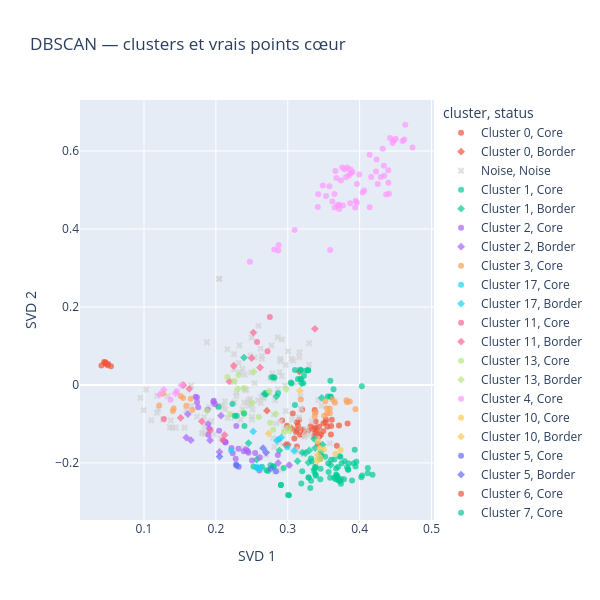

The notebook cell this image was saved under:
### Code cell
cores = np.zeros(len(labels), dtype=bool)
cores[dbscan_candidate.core_sample_indices_] = True

visualisation["status"] = np.where(
    labels == -1,
    "Noise",
    np.where(cores, "Core", "Border")
)

fig = px.scatter(
    visualisation,
    x="SVD 1",
    y="SVD 2",
    color="cluster",
    symbol="status",
    symbol_map={"Core": "circle", "Border": "diamond", "Noise": "x"},
    color_discrete_map={"Noise": "lightgray"},
    hover_data=["id", "status"],
    opacity=0.7,
    title="DBSCAN — clusters et vrais points cœur",
    height=600,
    width=600
)

fig.show()

### Figure 1 — Plotly figure (JSON) as saved in the notebook; plotly's stock layout.template omitted (floating-point values rounded to 4 significant figures; data arrays with more than 128 entries replaced by an {"elided": "..."} marker saying what was removed)
{"data": [{"customdata": [[1, "Core"], [18, "Core"], [19, "Core"], [20, "Core"], [21, "Core"], [22, "Core"], [23, "Core"], [24, "Core"], [25, "Core"], [60, "Core"], [61, "Core"], [105, "Core"], [171, "Core"], [172, "Core"], [173, "Core"], [174, "Core"], [175, "Core"], [176, "Core"], [245, "Core"], [277, "Core"], [340, "Core"], [341, "Core"], [348, "Core"], [359, "Core"], [360, "Core"], [413, "Core"], [440, "Core"], [441, "Core"], [442, "Core"], [443, "Core"], [446, "Core"], [487, "Core"], [488, "Core"], [494, "Core"], [495, "Core"], [496, "Core"], [497, "Core"]], "hovertemplate": "cluster=Cluster 0<br>status=%{customdata[1]}<br>SVD 1=%{x}<br>SVD 2=%{y}<br>id=%{customdata[0]}<extra></extra>", "legendgroup": "Cluster 0, Core", "marker": {"color": "#EF553B", "opacity": 0.7, "symbol": "circle"}, "mode": "markers", "name": "Cluster 0, Core", "orientation": "v", "showlegend": true, "type": "scatter", "x": [0.2922, 0.3682, 0.2989, 0.3496, 0.353, 0.3388, 0.3384, 0.355, 0.3421, 0.32, 0.313, 0.3128, 0.3601, 0.3833, 0.3142, 0.3364, 0.3461, 0.3091, 0.3374, 0.3438, 0.3613, 0.3493, 0.3381, 0.3435, 0.353, 0.307, 0.3171, 0.3318, 0.3114, 0.3126, 0.3367, 0.3713, 0.3238, 0.321, 0.3158, 0.3407, 0.3603], "xaxis": "x", "y": [-0.09123, -0.156, -0.1047, -0.0981, -0.08848, -0.09375, -0.11, -0.1075, -0.1515, -0.06289, -0.1158, -0.158, -0.127, -0.09878, -0.104, -0.1131, -0.1276, -0.1374, -0.06448, -0.132, -0.08922, -0.1188, -0.07099, -0.1072, -0.09597, -0.07348, -0.1275, -0.1058, -0.1205, -0.0955, -0.1308, -0.1039, -0.1204, -0.1145, -0.08932, -0.1179, -0.1055], "yaxis": "y"}, {"customdata": [[3, "Border"], [106, "Border"], [117, "Border"], [196, "Border"], [263, "Border"], [264, "Border"], [365, "Border"], [378, "Border"], [477, "Border"]], "hovertemplate": "cluster=Cluster 0<br>status=%{customdata[1]}<br>SVD 1=%{x}<br>SVD 2=%{y}<br>id=%{customdata[0]}<extra></extra>", "legendgroup": "Cluster 0, Border", "marker": {"color": "#EF553B", "opacity": 0.7, "symbol": "diamond"}, "mode": "markers", "name": "Cluster 0, Border", "orientation": "v", "showlegend": true, "type": "scatter", "x": [0.2999, 0.3054, 0.3287, 0.3387, 0.3002, 0.271, 0.3162, 0.2971, 0.3217], "xaxis": "x", "y": [-0.1093, -0.1115, -0.1171, -0.1221, -0.1532, -0.06601, 0.03394, -0.1538, -0.1282], "yaxis": "y"}, {"customdata": {"elided": "135x2 mixed values"}, "hovertemplate": "cluster=Noise<br>status=%{customdata[1]}<br>SVD 1=%{x}<br>SVD 2=%{y}<br>id=%{customdata[0]}<extra></extra>", "legendgroup": "Noise, Noise", "marker": {"color": "lightgray", "opacity": 0.7, "symbol": "x"}, "mode": "markers", "name": "Noise, Noise", "orientation": "v", "showlegend": true, "type": "scatter", "x": {"elided": "135 float values"}, "xaxis": "x", "y": {"elided": "135 float values"}, "yaxis": "y"}, {"customdata": {"elided": "91x2 mixed values"}, "hovertemplate": "cluster=Cluster 1<br>status=%{customdata[1]}<br>SVD 1=%{x}<br>SVD 2=%{y}<br>id=%{customdata[0]}<extra></extra>", "legendgroup": "Cluster 1, Core", "marker": {"color": "#00cc96", "opacity": 0.7, "symbol": "circle"}, "mode": "markers", "name": "Cluster 1, Core", "orientation": "v", "showlegend": true, "type": "scatter", "x": [0.3727, 0.3712, 0.3825, 0.4033, 0.3603, 0.4114, 0.3174, 0.403, 0.2803, 0.3698, 0.3324, 0.2703, 0.2641, 0.3456, 0.368, 0.2807, 0.3174, 0.31, 0.3285, 0.3589, 0.3557, 0.3602, 0.3782, 0.3005, 0.3648, 0.3672, 0.3698, 0.3051, 0.346, 0.3519, 0.3099, 0.2725, 0.3563, 0.3841, 0.4023, 0.3386, 0.3188, 0.3793, 0.3954, 0.3673, 0.3568, 0.3648, 0.3732, 0.3894, 0.3385, 0.3288, 0.2905, 0.3017, 0.3369, 0.2759, 0.3043, 0.374, 0.3637, 0.3467, 0.372, 0.3665, 0.2905, 0.392, 0.3849, 0.4112, 0.384, 0.4179, 0.3589, 0.2797, 0.2523, 0.3693, 0.3384, 0.3323, 0.3314, 0.3336, 0.3392, 0.3291, 0.3187, 0.3283, 0.3258, 0.3453, 0.2943, 0.3739, 0.3931, 0.2865, 0.3142, 0.3188, 0.3449, 0.2775, 0.2815, 0.3216, 0.3749, 0.3943, 0.32, 0.3226, 0.3592], "xaxis": "x", "y": [-0.2466, -0.246, -0.211, -0.2324, -0.192, -0.2134, 0.01497, -0.003193, 0.01967, -0.2106, -0.2457, -0.2186, -0.2098, -0.2152, -0.2314, -0.2093, 0.03892, 0.03837, 0.03775, -0.2384, -0.02978, -0.03093, -0.2422, -0.2822, -0.2379, -0.2145, -0.2425, 0.0039, -0.1727, -0.1845, -0.05154, -0.2205, -0.2008, -0.2168, -0.2367, -0.2104, -0.2529, -0.1955, -0.1973, -0.2306, -0.2235, -0.1912, -0.1845, -0.2453, -0.23, -0.2373, -0.2566, -0.283, -0.2218, -0.2062, 0.006055, -0.2532, -0.01132, -0.1833, -0.1832, -0.2418, -0.2566, -0.2012, -0.2016, -0.2267, -0.2175, -0.2306, -0.0299, -0.2091, -0.2096, -0.2353, -0.2106, -0.1885, -0.2643, -0.1965, -0.2331, -0.2374, 0.03788, 0.03737, 0.03705, -0.242, -0.2131, -0.241, -0.166, -0.02134, 0.01491, 0.01394, -0.1902, 0.01959, 0.01869, 0.004509, -0.2007, -0.2092, -0.2212, 0.02325, 0.01085], "yaxis": "y"}, {"customdata": [[27, "Border"], [28, "Border"], [43, "Border"], [44, "Border"], [143, "Border"], [147, "Border"], [157, "Border"], [190, "Border"], [191, "Border"], [229, "Border"], [256, "Border"], [259, "Border"], [287, "Border"], [304, "Border"], [326, "Border"], [405, "Border"], [427, "Border"], [452, "Border"], [454, "Border"], [469, "Border"]], "hovertemplate": "cluster=Cluster 1<br>status=%{customdata[1]}<br>SVD 1=%{x}<br>SVD 2=%{y}<br>id=%{customdata[0]}<extra></extra>", "legendgroup": "Cluster 1, Border", "marker": {"color": "#00cc96", "opacity": 0.7, "symbol": "diamond"}, "mode": "markers", "name": "Cluster 1, Border", "orientation": "v", "showlegend": true, "type": "scatter", "x": [0.2693, 0.2672, 0.3249, 0.2884, 0.3368, 0.3381, 0.3287, 0.2842, 0.2391, 0.3471, 0.3299, 0.3366, 0.3484, 0.2455, 0.3191, 0.2567, 0.3204, 0.2702, 0.3596, 0.3136], "xaxis": "x", "y": [-0.02242, -0.02236, -0.1746, -0.168, -0.2164, -0.162, -0.1991, -0.02936, 0.07023, -0.03307, -0.1679, -0.1384, -0.1533, -0.1492, 0.00382, -0.1919, -0.1735, -0.02322, -0.2053, -0.1956], "yaxis": "y"}, {"customdata": [[7, "Core"], [31, "Core"], [84, "Core"], [94, "Core"], [104, "Core"], [354, "Core"], [368, "Core"], [389, "Core"], [393, "Core"], [394, "Core"], [403, "Core"], [430, "Core"], [436, "Core"], [437, "Core"], [456, "Core"], [464, "Core"], [486, "Core"]], "hovertemplate": "cluster=Cluster 2<br>status=%{customdata[1]}<br>SVD 1=%{x}<br>SVD 2=%{y}<br>id=%{customdata[0]}<extra></extra>", "legendgroup": "Cluster 2, Core", "marker": {"color": "#ab63fa", "opacity": 0.7, "symbol": "circle"}, "mode": "markers", "name": "Cluster 2, Core", "orientation": "v", "showlegend": true, "type": "scatter", "x": [0.2862, 0.2388, 0.2234, 0.1896, 0.2419, 0.2611, 0.2453, 0.2502, 0.2217, 0.2275, 0.2604, 0.2045, 0.2314, 0.2442, 0.2134, 0.2546, 0.2134], "xaxis": "x", "y": [-0.18, -0.1703, -0.1755, -0.1278, -0.1655, -0.1861, -0.1738, -0.194, -0.1615, -0.1892, -0.2192, -0.1174, -0.1635, -0.1696, -0.1466, -0.1745, -0.1479], "yaxis": "y"}, {"customdata": [[42, "Border"], [54, "Border"], [55, "Border"], [83, "Border"], [93, "Border"], [130, "Border"], [131, "Border"], [133, "Border"], [421, "Border"], [431, "Border"], [472, "Border"]], "hovertemplate": "cluster=Cluster 2<br>status=%{customdata[1]}<br>SVD 1=%{x}<br>SVD 2=%{y}<br>id=%{customdata[0]}<extra></extra>", "legendgroup": "Cluster 2, Border", "marker": {"color": "#ab63fa", "opacity": 0.7, "symbol": "diamond"}, "mode": "markers", "name": "Cluster 2, Border", "orientation": "v", "showlegend": true, "type": "scatter", "x": [0.1652, 0.207, 0.3021, 0.2049, 0.2112, 0.1912, 0.1919, 0.161, 0.1588, 0.1891, 0.2866], "xaxis": "x", "y": [-0.1417, -0.07898, -0.2059, -0.1719, -0.1432, -0.1115, -0.1419, -0.07488, -0.1351, -0.1002, -0.2003], "yaxis": "y"}, {"customdata": [[8, "Core"], [219, "Core"], [220, "Core"], [240, "Core"], [254, "Core"], [255, "Core"], [261, "Core"], [262, "Core"], [291, "Core"]], "hovertemplate": "cluster=Cluster 3<br>status=%{customdata[1]}<br>SVD 1=%{x}<br>SVD 2=%{y}<br>id=%{customdata[0]}<extra></extra>", "legendgroup": "Cluster 3, Core", "marker": {"color": "#FFA15A", "opacity": 0.7, "symbol": "circle"}, "mode": "markers", "name": "Cluster 3, Core", "orientation": "v", "showlegend": true, "type": "scatter", "x": [0.1509, 0.1211, 0.1412, 0.1589, 0.1672, 0.1401, 0.165, 0.1544, 0.1267], "xaxis": "x", "y": [-0.02873, -0.05251, -0.06068, -0.05312, -0.06453, -0.06711, -0.03524, -0.03354, -0.02246], "yaxis": "y"}, {"customdata": [[312, "Core"], [428, "Core"]], "hovertemplate": "cluster=Cluster 17<br>status=%{customdata[1]}<br>SVD 1=%{x}<br>SVD 2=%{y}<br>id=%{customdata[0]}<extra></extra>", "legendgroup": "Cluster 17, Core", "marker": {"color": "#19d3f3", "opacity": 0.7, "symbol": "circle"}, "mode": "markers", "name": "Cluster 17, Core", "orientation": "v", "showlegend": true, "type": "scatter", "x": [0.2994, 0.2872], "xaxis": "x", "y": [-0.1597, -0.1392], "yaxis": "y"}, {"customdata": [[12, "Border"], [408, "Border"], [465, "Border"], [466, "Border"]], "hovertemplate": "cluster=Cluster 17<br>status=%{customdata[1]}<br>SVD 1=%{x}<br>SVD 2=%{y}<br>id=%{customdata[0]}<extra></extra>", "legendgroup": "Cluster 17, Border", "marker": {"color": "#19d3f3", "opacity": 0.7, "symbol": "diamond"}, "mode": "markers", "name": "Cluster 17, Border", "orientation": "v", "showlegend": true, "type": "scatter", "x": [0.3088, 0.2846, 0.2519, 0.291], "xaxis": "x", "y": [-0.169, -0.1432, -0.1193, -0.1347], "yaxis": "y"}, {"customdata": [[135, "Core"], [344, "Core"]], "hovertemplate": "cluster=Cluster 11<br>status=%{customdata[1]}<br>SVD 1=%{x}<br>SVD 2=%{y}<br>id=%{customdata[0]}<extra></extra>", "legendgroup": "Cluster 11, Core", "marker": {"color": "#FF6692", "opacity": 0.7, "symbol": "circle"}, "mode": "markers", "name": "Cluster 11, Core", "orientation": "v", "showlegend": true, "type": "scatter", "x": [0.2097, 0.1277], "xaxis": "x", "y": [-0.1414, -0.08737], "yaxis": "y"}, {"customdata": [[13, "Border"], [74, "Border"], [149, "Border"], [425, "Border"], [449, "Border"], [479, "Border"]], "hovertemplate": "cluster=Cluster 11<br>status=%{customdata[1]}<br>SVD 1=%{x}<br>SVD 2=%{y}<br>id=%{customdata[0]}<extra></extra>", "legendgroup": "Cluster 11, Border", "marker": {"color": "#FF6692", "opacity": 0.7, "symbol": "diamond"}, "mode": "markers", "name": "Cluster 11, Border", "orientation": "v", "showlegend": true, "type": "scatter", "x": [0.2121, 0.163, 0.151, 0.1921, 0.1549, 0.1804], "xaxis": "x", "y": [-0.1282, -0.01006, -0.08445, -0.117, -0.0006171, -0.09359], "yaxis": "y"}, {"customdata": [[160, "Core"], [161, "Core"], [166, "Core"], [309, "Core"], [459, "Core"], [460, "Core"], [461, "Core"]], "hovertemplate": "cluster=Cluster 13<br>status=%{customdata[1]}<br>SVD 1=%{x}<br>SVD 2=%{y}<br>id=%{customdata[0]}<extra></extra>", "legendgroup": "Cluster 13, Core", "marker": {"color": "#B6E880", "opacity": 0.7, "symbol": "circle"}, "mode": "markers", "name": "Cluster 13, Core", "orientation": "v", "showlegend": true, "type": "scatter", "x": [0.2796, 0.3023, 0.2946, 0.3014, 0.2202, 0.2755, 0.2597], "xaxis": "x", "y": [-0.1152, -0.118, -0.121, -0.1093, -0.07537, -0.09705, -0.08239], "yaxis": "y"}, {"customdata": [[14, "Border"], [279, "Border"], [321, "Border"], [374, "Border"]], "hovertemplate": "cluster=Cluster 13<br>status=%{customdata[1]}<br>SVD 1=%{x}<br>SVD 2=%{y}<br>id=%{customdata[0]}<extra></extra>", "legendgroup": "Cluster 13, Border", "marker": {"color": "#B6E880", "opacity": 0.7, "symbol": "diamond"}, "mode": "markers", "name": "Cluster 13, Border", "orientation": "v", "showlegend": true, "type": "scatter", "x": [0.2382, 0.2978, 0.2833, 0.2398], "xaxis": "x", "y": [-0.06853, -0.0106, -0.07486, -0.07397], "yaxis": "y"}, {"customdata": [[26, "Core"], [36, "Core"], [41, "Core"], [56, "Core"], [58, "Core"], [63, "Core"], [64, "Core"], [65, "Core"], [68, "Core"], [71, "Core"], [72, "Core"], [73, "Core"], [95, "Core"], [98, "Core"], [102, "Core"], [103, "Core"], [116, "Core"], [122, "Core"], [124, "Core"], [138, "Core"], [139, "Core"], [144, "Core"], [151, "Core"], [152, "Core"], [167, "Core"], [169, "Core"], [170, "Core"], [177, "Core"], [178, "Core"], [185, "Core"], [237, "Core"], [239, "Core"], [276, "Core"], [288, "Core"], [289, "Core"], [315, "Core"], [322, "Core"], [333, "Core"], [334, "Core"], [335, "Core"], [336, "Core"], [347, "Core"], [366, "Core"], [372, "Core"], [373, "Core"], [377, "Core"], [397, "Core"], [423, "Core"], [432, "Core"], [433, "Core"], [447, "Core"], [448, "Core"], [467, "Core"], [470, "Core"], [471, "Core"], [476, "Core"], [489, "Core"], [491, "Core"], [493, "Core"]], "hovertemplate": "cluster=Cluster 4<br>status=%{customdata[1]}<br>SVD 1=%{x}<br>SVD 2=%{y}<br>id=%{customdata[0]}<extra></extra>", "legendgroup": "Cluster 4, Core", "marker": {"color": "#FF97FF", "opacity": 0.7, "symbol": "circle"}, "mode": "markers", "name": "Cluster 4, Core", "orientation": "v", "showlegend": true, "type": "scatter", "x": [0.3739, 0.4423, 0.3579, 0.3826, 0.3962, 0.3937, 0.3944, 0.3713, 0.3677, 0.3424, 0.3663, 0.4399, 0.3875, 0.4474, 0.3962, 0.2813, 0.4635, 0.2873, 0.45, 0.4596, 0.3901, 0.4139, 0.3096, 0.2868, 0.4369, 0.4294, 0.4063, 0.3418, 0.362, 0.4252, 0.4227, 0.3766, 0.4337, 0.3693, 0.4399, 0.4042, 0.4622, 0.3756, 0.3851, 0.4407, 0.3995, 0.4343, 0.359, 0.3872, 0.4736, 0.2473, 0.365, 0.3487, 0.3652, 0.3715, 0.3533, 0.4322, 0.4235, 0.3792, 0.3809, 0.4159, 0.3868, 0.4459, 0.4138], "xaxis": "x", "y": [0.5245, 0.6335, 0.5093, 0.5579, 0.4675, 0.4549, 0.4721, 0.4618, 0.5305, 0.4892, 0.5487, 0.5185, 0.5429, 0.6267, 0.5157, 0.3472, 0.6674, 0.3592, 0.6314, 0.6257, 0.5462, 0.4556, 0.3975, 0.3447, 0.4883, 0.5336, 0.499, 0.4565, 0.4705, 0.5155, 0.5476, 0.46, 0.562, 0.4608, 0.5504, 0.4937, 0.6295, 0.5579, 0.5372, 0.4903, 0.5399, 0.5362, 0.346, 0.5527, 0.6089, 0.3162, 0.4898, 0.5113, 0.455, 0.4512, 0.4844, 0.6059, 0.5785, 0.5533, 0.5327, 0.5332, 0.4659, 0.6204, 0.5907], "yaxis": "y"}, {"customdata": [[92, "Core"], [146, "Core"], [325, "Core"], [395, "Core"]], "hovertemplate": "cluster=Cluster 10<br>status=%{customdata[1]}<br>SVD 1=%{x}<br>SVD 2=%{y}<br>id=%{customdata[0]}<extra></extra>", "legendgroup": "Cluster 10, Core", "marker": {"color": "#FECB52", "opacity": 0.7, "symbol": "circle"}, "mode": "markers", "name": "Cluster 10, Core", "orientation": "v", "showlegend": true, "type": "scatter", "x": [0.3736, 0.3665, 0.3419, 0.3501], "xaxis": "x", "y": [-0.1671, -0.1765, -0.1443, -0.1657], "yaxis": "y"}, {"customdata": [[30, "Border"], [46, "Border"], [70, "Border"], [100, "Border"], [402, "Border"], [409, "Border"]], "hovertemplate": "cluster=Cluster 10<br>status=%{customdata[1]}<br>SVD 1=%{x}<br>SVD 2=%{y}<br>id=%{customdata[0]}<extra></extra>", "legendgroup": "Cluster 10, Border", "marker": {"color": "#FECB52", "opacity": 0.7, "symbol": "diamond"}, "mode": "markers", "name": "Cluster 10, Border", "orientation": "v", "showlegend": true, "type": "scatter", "x": [0.3168, 0.3416, 0.2732, 0.3446, 0.3407, 0.3458], "xaxis": "x", "y": [-0.01507, -0.1796, -0.1246, -0.1623, -0.1957, -0.1884], "yaxis": "y"}, {"customdata": [[35, "Core"], [179, "Core"], [204, "Core"], [416, "Core"], [473, "Core"]], "hovertemplate": "cluster=Cluster 5<br>status=%{customdata[1]}<br>SVD 1=%{x}<br>SVD 2=%{y}<br>id=%{customdata[0]}<extra></extra>", "legendgroup": "Cluster 5, Core", "marker": {"color": "#636efa", "opacity": 0.7, "symbol": "circle"}, "mode": "markers", "name": "Cluster 5, Core", "orientation": "v", "showlegend": true, "type": "scatter", "x": [0.2282, 0.2285, 0.2837, 0.2764, 0.2317], "xaxis": "x", "y": [-0.204, -0.2065, -0.2214, -0.2149, -0.2097], "yaxis": "y"}, {"customdata": [[280, "Border"], [282, "Border"], [458, "Border"]], "hovertemplate": "cluster=Cluster 5<br>status=%{customdata[1]}<br>SVD 1=%{x}<br>SVD 2=%{y}<br>id=%{customdata[0]}<extra></extra>", "legendgroup": "Cluster 5, Border", "marker": {"color": "#636efa", "opacity": 0.7, "symbol": "diamond"}, "mode": "markers", "name": "Cluster 5, Border", "orientation": "v", "showlegend": true, "type": "scatter", "x": [0.2699, 0.205, 0.2656], "xaxis": "x", "y": [-0.1734, -0.1839, -0.1623], "yaxis": "y"}, {"customdata": [[48, "Core"], [69, "Core"], [238, "Core"], [319, "Core"], [332, "Core"], [371, "Core"], [396, "Core"], [490, "Core"]], "hovertemplate": "cluster=Cluster 6<br>status=%{customdata[1]}<br>SVD 1=%{x}<br>SVD 2=%{y}<br>id=%{customdata[0]}<extra></extra>", "legendgroup": "Cluster 6, Core", "marker": {"color": "#EF553B", "opacity": 0.7, "symbol": "circle"}, "mode": "markers", "name": "Cluster 6, Core", "orientation": "v", "showlegend": true, "type": "scatter", "x": [0.04454, 0.04608, 0.04626, 0.0408, 0.04675, 0.05013, 0.05394, 0.04947], "xaxis": "x", "y": [0.05874, 0.0555, 0.058, 0.04974, 0.0552, 0.05353, 0.04812, 0.05022], "yaxis": "y"}, {"customdata": [[75, "Core"], [77, "Core"], [195, "Core"], [226, "Core"], [361, "Core"], [418, "Core"]], "hovertemplate": "cluster=Cluster 7<br>status=%{customdata[1]}<br>SVD 1=%{x}<br>SVD 2=%{y}<br>id=%{customdata[0]}<extra></extra>", "legendgroup": "Cluster 7, Core", "marker": {"color": "#00cc96", "opacity": 0.7, "symbol": "circle"}, "mode": "markers", "name": "Cluster 7, Core", "orientation": "v", "showlegend": true, "type": "scatter", "x": [0.2397, 0.2289, 0.239, 0.223, 0.2262, 0.2036], "xaxis": "x", "y": [-0.1054, -0.07892, -0.07332, -0.04923, -0.07927, -0.05581], "yaxis": "y"}, {"customdata": [[79, "Core"], [80, "Core"], [81, "Core"], [148, "Core"], [338, "Core"], [339, "Core"], [383, "Core"], [385, "Core"], [457, "Core"]], "hovertemplate": "cluster=Cluster 8<br>status=%{customdata[1]}<br>SVD 1=%{x}<br>SVD 2=%{y}<br>id=%{customdata[0]}<extra></extra>", "legendgroup": "Cluster 8, Core", "marker": {"color": "#ab63fa", "opacity": 0.7, "symbol": "circle"}, "mode": "markers", "name": "Cluster 8, Core", "orientation": "v", "showlegend": true, "type": "scatter", "x": [0.1754, 0.1719, 0.197, 0.1965, 0.1738, 0.1884, 0.199, 0.2284, 0.1738], "xaxis": "x", "y": [-0.05695, -0.03052, -0.04084, -0.04353, -0.03248, -0.06341, -0.04932, -0.1056, -0.04429], "yaxis": "y"}, {"customdata": [[87, "Core"], [88, "Core"], [89, "Core"], [90, "Core"], [200, "Core"], [201, "Core"], [202, "Core"], [203, "Core"], [260, "Core"], [265, "Core"], [266, "Core"], [269, "Core"], [270, "Core"], [406, "Core"], [407, "Core"]], "hovertemplate": "cluster=Cluster 9<br>status=%{customdata[1]}<br>SVD 1=%{x}<br>SVD 2=%{y}<br>id=%{customdata[0]}<extra></extra>", "legendgroup": "Cluster 9, Core", "marker": {"color": "#FFA15A", "opacity": 0.7, "symbol": "circle"}, "mode": "markers", "name": "Cluster 9, Core", "orientation": "v", "showlegend": true, "type": "scatter", "x": [0.3942, 0.3864, 0.3825, 0.3816, 0.3656, 0.3387, 0.3542, 0.3182, 0.3548, 0.3585, 0.3507, 0.3523, 0.3586, 0.3374, 0.3621], "xaxis": "x", "y": [-0.0625, -0.04282, -0.04447, -0.03915, -0.04604, -0.06944, -0.05988, -0.03722, -0.0733, -0.06124, -0.07887, -0.042, -0.0728, -0.08109, -0.03683], "yaxis": "y"}, {"customdata": [[150, "Core"], [153, "Core"], [154, "Core"], [355, "Core"], [367, "Core"], [455, "Core"], [468, "Core"]], "hovertemplate": "cluster=Cluster 12<br>status=%{customdata[1]}<br>SVD 1=%{x}<br>SVD 2=%{y}<br>id=%{customdata[0]}<extra></extra>", "legendgroup": "Cluster 12, Core", "marker": {"color": "#19d3f3", "opacity": 0.7, "symbol": "circle"}, "mode": "markers", "name": "Cluster 12, Core", "orientation": "v", "showlegend": true, "type": "scatter", "x": [0.2212, 0.259, 0.2597, 0.2562, 0.257, 0.2617, 0.2583], "xaxis": "x", "y": [-0.168, -0.213, -0.2138, -0.2118, -0.2126, -0.2138, -0.2109], "yaxis": "y"}, {"customdata": [[296, "Core"], [298, "Core"], [310, "Core"]], "hovertemplate": "cluster=Cluster 16<br>status=%{customdata[1]}<br>SVD 1=%{x}<br>SVD 2=%{y}<br>id=%{customdata[0]}<extra></extra>", "legendgroup": "Cluster 16, Core", "marker": {"color": "#FF6692", "opacity": 0.7, "symbol": "circle"}, "mode": "markers", "name": "Cluster 16, Core", "orientation": "v", "showlegend": true, "type": "scatter", "x": [0.2751, 0.2573, 0.2718], "xaxis": "x", "y": [0.1742, 0.1103, 0.08661], "yaxis": "y"}, {"customdata": [[162, "Border"], [297, "Border"], [311, "Border"], [337, "Border"], [345, "Border"], [346, "Border"]], "hovertemplate": "cluster=Cluster 16<br>status=%{customdata[1]}<br>SVD 1=%{x}<br>SVD 2=%{y}<br>id=%{customdata[0]}<extra></extra>", "legendgroup": "Cluster 16, Border", "marker": {"color": "#FF6692", "opacity": 0.7, "symbol": "diamond"}, "mode": "markers", "name": "Cluster 16, Border", "orientation": "v", "showlegend": true, "type": "scatter", "x": [0.2497, 0.2248, 0.2615, 0.3378, 0.2188, 0.2521], "xaxis": "x", "y": [0.06855, 0.0492, 0.04465, 0.144, 0.008893, 0.1343], "yaxis": "y"}, {"customdata": [[192, "Core"], [307, "Core"], [313, "Core"], [314, "Core"]], "hovertemplate": "cluster=Cluster 14<br>status=%{customdata[1]}<br>SVD 1=%{x}<br>SVD 2=%{y}<br>id=%{customdata[0]}<extra></extra>", "legendgroup": "Cluster 14, Core", "marker": {"color": "#B6E880", "opacity": 0.7, "symbol": "circle"}, "mode": "markers", "name": "Cluster 14, Core", "orientation": "v", "showlegend": true, "type": "scatter", "x": [0.2256, 0.2316, 0.216, 0.2388], "xaxis": "x", "y": [0.01014, 0.02572, 0.02021, -0.007893], "yaxis": "y"}, {"customdata": [[163, "Border"], [193, "Border"], [194, "Border"], [199, "Border"], [278, "Border"]], "hovertemplate": "cluster=Cluster 14<br>status=%{customdata[1]}<br>SVD 1=%{x}<br>SVD 2=%{y}<br>id=%{customdata[0]}<extra></extra>", "legendgroup": "Cluster 14, Border", "marker": {"color": "#B6E880", "opacity": 0.7, "symbol": "diamond"}, "mode": "markers", "name": "Cluster 14, Border", "orientation": "v", "showlegend": true, "type": "scatter", "x": [0.2506, 0.274, 0.2306, 0.2527, 0.1877], "xaxis": "x", "y": [-0.04589, -0.01638, -0.0098, 0.03393, -0.06634], "yaxis": "y"}, {"customdata": [[222, "Core"], [242, "Core"]], "hovertemplate": "cluster=Cluster 15<br>status=%{customdata[1]}<br>SVD 1=%{x}<br>SVD 2=%{y}<br>id=%{customdata[0]}<extra></extra>", "legendgroup": "Cluster 15, Core", "marker": {"color": "#FF97FF", "opacity": 0.7, "symbol": "circle"}, "mode": "markers", "name": "Cluster 15, Core", "orientation": "v", "showlegend": true, "type": "scatter", "x": [0.137, 0.1455], "xaxis": "x", "y": [-0.03772, -0.01594], "yaxis": "y"}, {"customdata": [[221, "Border"], [241, "Border"], [243, "Border"], [252, "Border"]], "hovertemplate": "cluster=Cluster 15<br>status=%{customdata[1]}<br>SVD 1=%{x}<br>SVD 2=%{y}<br>id=%{customdata[0]}<extra></extra>", "legendgroup": "Cluster 15, Border", "marker": {"color": "#FF97FF", "opacity": 0.7, "symbol": "diamond"}, "mode": "markers", "name": "Cluster 15, Border", "orientation": "v", "showlegend": true, "type": "scatter", "x": [0.1219, 0.1275, 0.152, 0.1438], "xaxis": "x", "y": [-0.0244, -0.01279, -0.000685, -0.02166], "yaxis": "y"}], "layout": {"height": 600, "legend": {"title": {"text": "cluster, status"}, "tracegroupgap": 0}, "title": {"text": "DBSCAN — clusters et vrais points cœur"}, "width": 600, "xaxis": {"anchor": "y", "domain": [0, 1], "title": {"text": "SVD 1"}}, "yaxis": {"anchor": "x", "domain": [0, 1], "title": {"text": "SVD 2"}}}}
